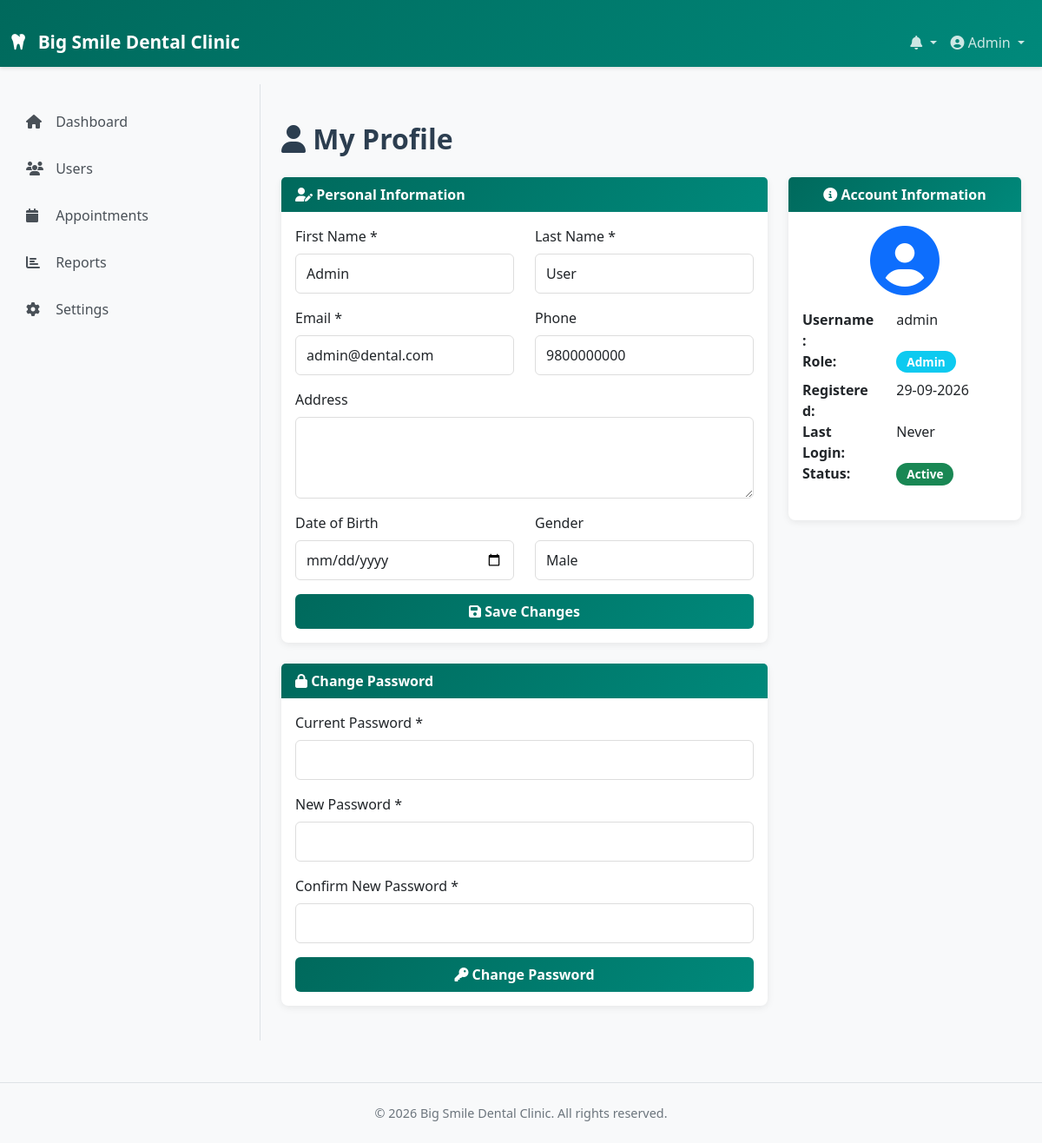
The app's page /profile.php (signed in) with its own data.
### tables this page shows
CREATE TABLE IF NOT EXISTS users (
    user_id INT PRIMARY KEY AUTO_INCREMENT,
    username VARCHAR(50) UNIQUE NOT NULL,
    email VARCHAR(100) UNIQUE NOT NULL,
    password VARCHAR(255) NOT NULL,
    role ENUM('patient', 'dentist', 'staff', 'admin') NOT NULL,
    first_name VARCHAR(100) NOT NULL,
    last_name VARCHAR(100) NOT NULL,
    phone VARCHAR(15),
    address TEXT,
    date_of_birth DATE,
    gender ENUM('Male', 'Female', 'Other'),
    profile_image VARCHAR(255),
    qualification VARCHAR(255),
    specialization VARCHAR(255),
    registration_date TIMESTAMP DEFAULT CURRENT_TIMESTAMP,
    last_login TIMESTAMP NULL DEFAULT NULL,
    is_active TINYINT DEFAULT 1,
    created_at TIMESTAMP DEFAULT CURRENT_TIMESTAMP,
    updated_at TIMESTAMP DEFAULT CURRENT_TIMESTAMP ON UPDATE CURRENT_TIMESTAMP,
    INDEX idx_role (role),
    INDEX idx_email (email)
);

### includes/functions.php (called while the page is built, shortened)
<?php
function isLoggedIn() {
    return isset($_SESSION['user_id']) && !empty($_SESSION['user_id']);
}
function getCurrentUser() {
    global $conn;
    $user_id = $_SESSION['user_id'];
    $result = $conn->query("SELECT * FROM users WHERE user_id = '$user_id'");
    if ($result && $result->num_rows > 0) {
        return $result->fetch_assoc();
    }
    return null;
}
function formatDate($date) {
    return date('d-m-Y', strtotime($date));
}
?>

### profile.php (the view, shortened to what this page needs)
<?php
require_once 'includes/config.php';
require_once 'includes/functions.php';
$show_sidebar = true;
include 'includes/header.php';
?>
<div class="container mt-4">
    <div class="row">
        <div class="col-md-12">
            <h2 class="mb-4"><i class="fas fa-user"></i> My Profile</h2>
        </div>
    </div>
    <div class="row">
        <div class="col-md-8">
            <div class="card mb-4">
                <div class="card-header">
                    <i class="fas fa-user-edit"></i> Personal Information
                </div>
                <div class="card-body">
                    <form method="POST">
                        <div class="row">
                            <div class="col-md-6 mb-3">
                                <label for="first_name" class="form-label">First Name *</label>
                                <input type="text" class="form-control" id="first_name" name="first_name"
                                       value="<?php echo htmlspecialchars($current_user['first_name']); ?>" required>
                            </div>
                            <div class="col-md-6 mb-3">
                                <label for="last_name" class="form-label">Last Name *</label>
                                <input type="text" class="form-control" id="last_name" name="last_name"
                                       value="<?php echo htmlspecialchars($current_user['last_name']); ?>" required>
                            </div>
                        </div>
                        <div class="row">
                            <div class="col-md-6 mb-3">
                                <label for="email" class="form-label">Email *</label>
                                <input type="email" class="form-control" id="email" name="email"
                                       value="<?php echo htmlspecialchars($current_user['email']); ?>" required>
                            </div>
                            <div class="col-md-6 mb-3">
                                <label for="phone" class="form-label">Phone</label>
                                <input type="tel" class="form-control" id="phone" name="phone"
                                       value="<?php echo htmlspecialchars($current_user['phone'] ?? ''); ?>">
                            </div>
                        </div>
                        <div class="mb-3">
                            <label for="address" class="form-label">Address</label>
                            <textarea class="form-control" id="address" name="address" rows="3"><?php echo htmlspecialchars($current_user['address'] ?? ''); ?></textarea>
                        </div>
                        <div class="row">
                            <div class="col-md-6 mb-3">
                                <label for="date_of_birth" class="form-label">Date of Birth</label>
                                <input type="date" class="form-control" id="date_of_birth" name="date_of_birth"
                                       value="<?php echo $current_user['date_of_birth'] ?? ''; ?>">
                            </div>
                            <div class="col-md-6 mb-3">
                                <label for="gender" class="form-label">Gender</label>
                                <select class="form-control" id="gender" name="gender">
                                    <option value="Male" <?php echo $current_user['gender'] == 'Male' ? 'selected' : ''; ?>>Male</option>
                                </select>
                            </div>
                        </div>
                        <div class="d-grid gap-2">
                            <button type="submit" class="btn btn-primary">
                                <i class="fas fa-save"></i> Save Changes
                            </button>
                        </div>
                    </form>
                </div>
            </div>
            <div class="card">
                <div class="card-header">
                    <i class="fas fa-lock"></i> Change Password
                </div>
                <div class="card-body">
                    <form method="POST">
                        <div class="mb-3">
                            <label for="current_password" class="form-label">Current Password *</label>
                            <input type="password" class="form-control" id="current_password" name="current_password" required>
                        </div>
                        <div class="mb-3">
                            <label for="new_password" class="form-label">New Password *</label>
                            <input type="password" class="form-control" id="new_password" name="new_password" required>
                        </div>
                        <div class="mb-3">
                            <label for="confirm_password" class="form-label">Confirm New Password *</label>
                            <input type="password" class="form-control" id="confirm_password" name="confirm_password" required>
                        </div>
                        <div class="d-grid gap-2">
                            <button type="submit" class="btn btn-primary">
                                <i class="fas fa-key"></i> Change Password
                            </button>
                        </div>
                    </form>
                </div>
            </div>
        </div>
        <div class="col-md-4">
            <div class="card">
                <div class="card-header text-center">
                    <i class="fas fa-info-circle"></i> Account Information
                </div>
                <div class="card-body">
                    <div class="text-center mb-3">
                        <i class="fas fa-user-circle fa-5x text-primary"></i>
                    </div>
                    <dl class="row">
                        <dt class="col-sm-5">Username:</dt>
                        <dd class="col-sm-7"><?php echo htmlspecialchars($current_user['username']); ?></dd>
                        <dt class="col-sm-5">Role:</dt>
                        <dd class="col-sm-7"><span class="badge bg-info"><?php echo ucfirst($current_user['role']); ?></span></dd>
                        <dt class="col-sm-5">Registered:</dt>
                        <dd class="col-sm-7"><?php echo formatDate($current_user['registration_date']); ?></dd>
                        <dt class="col-sm-5">Last Login:</dt>
                        <dd class="col-sm-7"><?php echo $current_user['last_login'] ? formatDateTime($current_user['last_login']) : 'Never'; ?></dd>
                        <dt class="col-sm-5">Status:</dt>
                        <dd class="col-sm-7">
                            <?php echo $current_user['is_active'] ? '<span class="badge bg-success">Active</span>' : '<span class="badge bg-danger">Inactive</span>'; ?>
                        </dd>
                    </dl>
                </div>
            </div>
        </div>
    </div>
</div>
<?php include 'includes/footer.php'; ?>

### includes/header.php (shortened to what this page needs)
<?php
require_once 'config.php';
require_once 'functions.php';
$current_user = getCurrentUser();
?>
<!DOCTYPE html>
<html lang="en">
<head>
    <link href="https://cdn.jsdelivr.net/npm/bootstrap@5.3.0/dist/css/bootstrap.min.css" rel="stylesheet">
    <link rel="stylesheet" href="https://cdnjs.cloudflare.com/ajax/libs/font-awesome/6.4.0/css/all.min.css">
    <link rel="stylesheet" href="<?php echo BASE_URL; ?>css/style.css">
</head>
<body>
    <nav class="navbar navbar-expand-lg navbar-dark bg-primary sticky-top">
        <div class="container-fluid">
            <a class="navbar-brand" href="<?php echo BASE_URL; ?>">
                <i class="fas fa-tooth"></i> <?php echo SITE_NAME; ?>
            </a>
            <div class="collapse navbar-collapse" id="navbarNav">
                <ul class="navbar-nav ms-auto">
                    <li class="nav-item dropdown">
                        <a class="nav-link dropdown-toggle" href="#" id="notificationDropdown" role="button" data-bs-toggle="dropdown">
                            <i class="fas fa-bell"></i>
                        </a>
                    </li>
                    <li class="nav-item dropdown">
                        <a class="nav-link dropdown-toggle" href="#" id="userDropdown" role="button" data-bs-toggle="dropdown">
                            <i class="fas fa-user-circle"></i> <?php echo $current_user['first_name']; ?>
                        </a>
                    </li>
                </ul>
            </div>
        </div>
    </nav>
    <?php if (isset($show_sidebar) && $show_sidebar): ?>
    <div class="container-fluid">
        <div class="row">
            <nav class="col-md-3 bg-light sidebar">
                <div class="sticky-top pt-3">
                    <?php
                    $role = isset($_SESSION['role']) ? $_SESSION['role'] : '';
                         if ($role == 'patient') {
                        ?>
                        <ul class="nav flex-column">
                            <li class="nav-item">
                                <a class="nav-link" href="<?php echo BASE_URL; ?>patient/index.php">
                                    <i class="fas fa-home"></i> Dashboard
                                </a>
                            </li>
                            <li class="nav-item">
                                <a class="nav-link" href="<?php echo BASE_URL; ?>patient/appointments.php">
                                    <i class="fas fa-calendar"></i> My Appointments
                                </a>
                            </li>
                            <li class="nav-item">
                                <a class="nav-link" href="<?php echo BASE_URL; ?>patient/book-appointment.php">
                                    <i class="fas fa-plus"></i> Book Appointment
                                </a>
                            </li>
                            <li class="nav-item">
                                <a class="nav-link" href="<?php echo BASE_URL; ?>patient/treatment-history.php">
                                    <i class="fas fa-file-medical"></i> Treatment History
                                </a>
                            </li>
                            <li class="nav-item">
                                <a class="nav-link" href="<?php echo BASE_URL; ?>profile.php">
                                    <i class="fas fa-user"></i> Profile
                                </a>
                            </li>
                        </ul>
                        <?php
                    } elseif ($role == 'admin') {
                        ?>
                        <ul class="nav flex-column">
                            <li class="nav-item">
                                <a class="nav-link" href="<?php echo BASE_URL; ?>admin/index.php">
                                    <i class="fas fa-home"></i> Dashboard
                                </a>
                            </li>
                            <li class="nav-item">
                                <a class="nav-link" href="<?php echo BASE_URL; ?>admin/users.php">
                                    <i class="fas fa-users"></i> Users
                                </a>
                            </li>
                            <li class="nav-item">
                                <a class="nav-link" href="<?php echo BASE_URL; ?>admin/appointments.php">
                                    <i class="fas fa-calendar"></i> Appointments
                                </a>
                            </li>
                            <li class="nav-item">
                                <a class="nav-link" href="<?php echo BASE_URL; ?>admin/reports.php">
                                    <i class="fas fa-chart-bar"></i> Reports
                                </a>
                            </li>
                            <li class="nav-item">
                                <a class="nav-link" href="<?php echo BASE_URL; ?>admin/settings.php">
                                    <i class="fas fa-cog"></i> Settings
                                </a>
                            </li>
                        </ul>
                        <?php
                    }
                    ?>
                </div>
            </nav>
            <main class="col-md-9">
    <?php endif; ?>
</body>
</html>

### css/style.css (style rules this page uses)
:root { --primary-color: #00695C; --secondary-color: #f7fbfb; --success-color: #28a745; --info-color: #17a2b8; --warning-color: #ffc107; --danger-color: #dc3545; }
* { font-family: 'Segoe UI', Tahoma, Geneva, Verdana, sans-serif; }
body { background-color: #f8f9fa; color: #333; }
h1, h2, h3, h4, h5, h6 { color: #2c3e50; font-weight: 600; }
.navbar { box-shadow: 0 2px 4px rgba(0, 0, 0, 0.1); }
.bg-primary { background: linear-gradient(135deg, #00695C 0%, #00897B 100%) !important; }
.navbar-dark .navbar-nav .nav-link { color: rgba(255, 255, 255, 0.8); }
.navbar-brand { font-weight: 700; font-size: 1.3rem; color: white !important; }
.navbar-brand i { margin-right: 8px; }
.sidebar { border-right: 1px solid #dee2e6; }
.sidebar .nav-link { color: #495057; border-left: 3px solid transparent; padding: 10px 15px; margin: 5px 0; transition: all 0.3s ease; }
.sidebar .nav-link i { margin-right: 10px; width: 20px; }
.card { border: none; box-shadow: 0 2px 8px rgba(0, 0, 0, 0.08); margin-bottom: 20px; border-radius: 8px; transition: transform 0.3s ease, box-shadow 0.3s ease; }
.card-header { background: linear-gradient(135deg, #00695C 0%, #00897B 100%); color: white; border: none; font-weight: 600; }
.form-control, .form-select { border: 1px solid #ddd; border-radius: 6px; padding: 10px 12px; transition: border-color 0.3s ease, box-shadow 0.3s ease; }
.btn { border-radius: 6px; padding: 8px 16px; font-weight: 600; transition: all 0.3s ease; }
.btn-primary { background: linear-gradient(135deg, #00695C 0%, #00897B 100%); border: none; }
.badge { padding: 6px 12px; border-radius: 20px; font-weight: 600; font-size: 0.85rem; }
.container-fluid { padding-top: 20px; }
main { padding: 20px 0; }

### records on screen
users: first_name "Admin", last_name "User", email "admin@dental.com", phone "9800000000", gender "Male", username "admin", role "Admin", registration_date "29-09-2026"

### other values on screen
SITE_NAME "Big Smile Dental Clinic"
